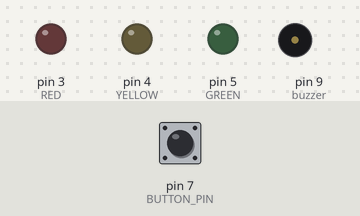
Bench run of a sketch on a simulated Arduino Uno, built with avr-gcc and run on an emulated ATmega328P. On the bench: output pins drawn as LEDs (lit = HIGH), buzzer (waves = sounding). The inputs (shaded band) are chosen by the test bench; at power-on: pin 7 (BUTTON_PIN) HIGH.

Above: at 2.8 s.
2.9 s: pin 7 (BUTTON_PIN) pulled LOW for 2.15 s
At 5.8 s:
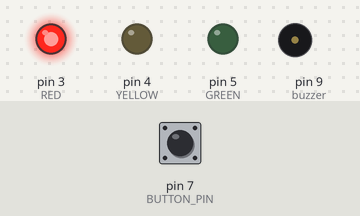
At 24.3 s:
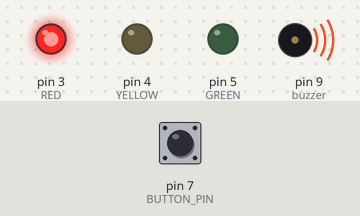
Timing chart, 0 to 27.5 s (numbered marks = the images above; inputs shaded):
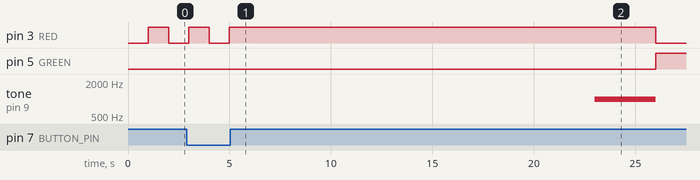

Measured:
- after the input at 2.9 s, pin 5 (GREEN): LOW → HIGH after 23.1 s; tone on pin 9 (buzzer): silent → 1000 Hz after 20.1 s, → silent 3.0 s later

The sketch:

Lab1.ino
```cpp
/*
 * EECE.4520 Microprocessor II and Embedded System Design
 * University of Massachusetts Lowell
 * Lab 1: Traffic Light Controller
 * by Tenlong Hwong & Vincent Wong
 */

//Components
int GREEN = 5;    //Green LED connected to pin 5
int YELLOW = 4;   //Yellow LED connected to pin 4
int RED = 3;    //Red LED connected to pin 3
int buzzer = 9;   //Buzzer connected to pin 9

//Delays
int DELAY_17s = 17000;    //17s delay
int DELAY_SEC = 1000;   //1s delay
int DELAY_3s = 3000;    //3s delay

//Button
int BUTTON_PIN = 7;
int lastButtonState;    // the previous state of button
int currentButtonState; // the current state of button
int ledState = LOW;

void setup() {
  //Setup components
  pinMode(RED, OUTPUT);
  pinMode(YELLOW, OUTPUT);
  pinMode(GREEN, OUTPUT);
  pinMode(buzzer, OUTPUT);
  pinMode(BUTTON_PIN, INPUT_PULLUP);
  currentButtonState = digitalRead(BUTTON_PIN);
}

void loop() {
  lastButtonState = currentButtonState;   // save the last state
  currentButtonState = digitalRead(BUTTON_PIN); /// read new state
  digitalWrite(RED, LOW);
  delay(DELAY_SEC);
  digitalWrite(RED, HIGH);
  delay(DELAY_SEC);
  //Detect Button push
  if(lastButtonState == HIGH && currentButtonState == LOW) {
    // toggle state of LED
    ledState = !ledState;
    // Jump to the traffic light loop (red, green, yellow, ...)
    red_light();
  }
}
void red_light()
{
  digitalWrite(RED, HIGH);    //Turn LED on
  delay(DELAY_17s);   //Stay on for 17s
  ring();   //Stay on for 3s while also ringing
  digitalWrite(RED, LOW);   //Turn LED off
  green_light();    //Swich to green
}
void green_light()
{
  digitalWrite(GREEN, HIGH);
  delay(DELAY_17s);
  ring();
  digitalWrite(GREEN, LOW);
  yellow_light();   //Switch to yellow
}
void yellow_light()
{
  //Yellow stays on for 3s
  digitalWrite(YELLOW, HIGH);
  delay(DELAY_3s);

  //Yellow blinks for 3s (beeps at the same time to indicate color switch)
  tone(buzzer, 1000);   //ring for the following 3s
  digitalWrite(YELLOW, LOW);
  delay(DELAY_SEC);
  digitalWrite(YELLOW, HIGH);
  delay(DELAY_SEC);
  digitalWrite(YELLOW, LOW);
  delay(DELAY_SEC);
  digitalWrite(YELLOW, HIGH);
  noTone(buzzer);
  digitalWrite(YELLOW, LOW);
  red_light();    //Switch to red
}
void ring()   //3s buzzer
{
  tone(buzzer, 1000); // Send 1KHz sound signal...
  delay(DELAY_3s);        // ...for 3 sec
  noTone(buzzer);     // Stop sound...
}
```
